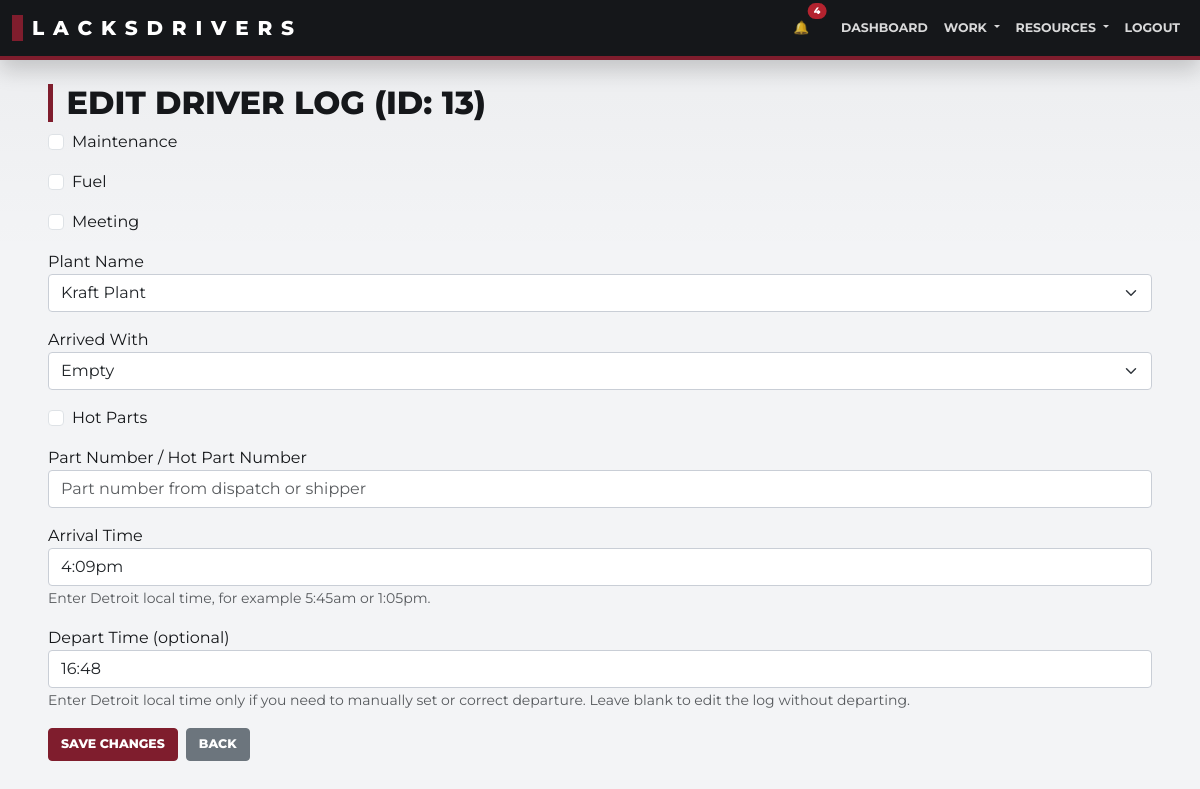
/edit_driver_log/13 (signed in), run on the app's committed database.
### app/models/log.py (models this page shows, shortened)
class DriverLog(db.Model):
    __tablename__ = "driver_log"
    id = db.Column(db.Integer, primary_key=True)
    driver_id = db.Column(db.Integer, db.ForeignKey("user.id"), nullable=False)
    date = db.Column(db.Date, nullable=False)
    arrive_time = db.Column(db.String(20))
    depart_time = db.Column(db.String(20))
    downtime_reason = db.Column(db.String(200), nullable=True)
    dock_wait_minutes = db.Column(db.Integer, nullable=True)
    part_number = db.Column(db.String(80), nullable=True)
    hot_parts = db.Column(db.Boolean, default=False)
    no_pickup = db.Column(db.Boolean, default=False)
    load_size = db.Column(db.String(80), nullable=False)
    depart_load_size = db.Column(db.String(80), nullable=True)
    secondary_load = db.Column(db.String(80), nullable=True)
    plant_name = db.Column(db.String(20), nullable=False)
    maintenance = db.Column(db.Boolean, default=False)
    fuel = db.Column(db.Boolean, default=False)
    meeting = db.Column(db.Boolean, default=False)
    created_at = db.Column(db.DateTime, default=datetime.utcnow)
    updated_at = db.Column(db.DateTime, onupdate=datetime.utcnow)
    deleted_at = db.Column(db.DateTime, nullable=True)
    deleted_by_id = db.Column(db.Integer, db.ForeignKey("user.id"), nullable=True)
    deleted_by = db.relationship("User", foreign_keys=[deleted_by_id])

### app/blueprints/driver/routes.py (the view, shortened to what this page needs)
@bp.route("/edit_driver_log/<int:log_id>", methods=["GET", "POST"])
@login_required
def edit_driver_log(log_id):
    log = _active_driver_logs_query().filter_by(id=log_id).first_or_404()
    if current_user.role == "driver" and log.driver_id != current_user.id:
        flash("Not authorized to edit someone else's log!", "danger")
        return redirect(url_for("driver.driver_logs"))
    form = DriverLogForm(obj=log)
    if request.method == "GET":
        form.arrive_time.data = _arrival_utc_to_local_hhmm(log.arrive_time)
    return render_template("edit_driver_log.html", form=form, log=log)

### app/blueprints/auth/routes.py (called while the page is built)
@login_manager.user_loader
def load_user(user_id):
    return User.query.get(int(user_id))

### app/blueprints/driver/routes.py (called while the page is built)
@bp.before_request
def require_driver_role_for_driver_actions():
    endpoint = (request.endpoint or "").removeprefix("driver.")
    if endpoint not in DRIVER_ONLY_ENDPOINTS:
        return None
    if restore_role_user("driver"):
        return None
    flash("Driver credentials required.", "warning")
    return redirect(
        url_for("auth.login", next=_requested_url(), required_role="driver")
    )

def _active_driver_logs_query():
    return DriverLog.query.filter(DriverLog.deleted_at.is_(None))

def _format_hhmm_12h(hhmm):
    if not hhmm:
        return ""
    try:
        return datetime.strptime(hhmm, "%H:%M").strftime("%I:%M%p").lower().lstrip("0")
    except ValueError:
        return hhmm

def _arrival_utc_to_local_hhmm(arrive_time):
    if not arrive_time:
        return ""
    try:
        dt_utc = pytz.utc.localize(datetime.strptime(arrive_time, "%Y-%m-%d %H:%M:%S"))
    except ValueError:
        return arrive_time
    local_tz = pytz.timezone("America/Detroit")
    return _format_hhmm_12h(dt_utc.astimezone(local_tz).strftime("%H:%M"))

### app/services/plant_addresses.py (called while the page is built)
def register_context_processors(app):
    @app.context_processor
    def inject_plant_addresses():
        return dict(PLANT_ADDRESSES=PLANT_ADDRESSES, PLANT_LABELS=PLANT_LABELS)

### app/services/role_session.py (called while the page is built)
def restore_role_user(required_role):
    return current_user.is_authenticated and current_user.role == required_role

### templates/edit_driver_log.html (shortened to what this page needs)
{% extends "base.html" %}
{% block content %}
<div class="container">
  <h2 class="mt-3">Edit Driver Log (ID: {{ log.id }})</h2>
  <form method="POST" action="">
    <div class="mb-3 form-check">
      {{ form.maintenance(class="form-check-input") }}
      {{ form.maintenance.label(class="form-check-label") }}
    </div>
    <div class="mb-3 form-check">
      {{ form.fuel(class="form-check-input") }}
      {{ form.fuel.label(class="form-check-label") }}
    </div>
    <div class="mb-3 form-check">
      {{ form.meeting(class="form-check-input") }}
      {{ form.meeting.label(class="form-check-label") }}
    </div>
    <div class="mb-3">
      {{ form.plant_name.label }}
      {{ form.plant_name(class="form-select") }}
    </div>
    <div class="mb-3">
      {{ form.load_size.label }}
      {{ form.load_size(class="form-select") }}
    </div>
    <div class="mb-3 form-check">
      {{ form.hot_parts(class="form-check-input") }}
      {{ form.hot_parts.label(class="form-check-label") }}
    </div>
    <div class="mb-3">
      {{ form.part_number.label }}
      {{ form.part_number(class="form-control", placeholder="Part number from dispatch or shipper") }}
    </div>
    <div class="mb-3">
      {{ form.arrive_time.label }}
      {{ form.arrive_time(class="form-control", placeholder="Example: 5:45pm") }}
      <small class="form-text text-muted">
Enter Detroit local time, for example 5:45am or 1:05pm.
      </small>
    </div>
    <div class="mb-3">
      {{ form.depart_time.label }}
      {{ form.depart_time(class="form-control", placeholder="Example: 5:45pm") }}
      <small class="form-text text-muted">
Enter Detroit local time only if you need to manually set or correct departure. Leave blank to edit the log without departing.
      </small>
    </div>
    <div class="d-flex gap-2 align-items-center">
      {{ form.submit(class="btn btn-primary", value="Save Changes") }}
      <a href="{{ url_for('driver.driver_logs') }}" class="btn btn-secondary">Back</a>
    </div>
  </form>
</div>
{% endblock %}

### static/css/style.css (style rules this page uses)
:root { --ld-ink: #15171a; --ld-panel: #202328; --ld-panel-2: #2d3138; --ld-maroon: #7f1d2d; --ld-maroon-dark: #5c1320; --ld-steel: #6f7782; --ld-line: #d9dde3; --ld-paper: #ffffff; --ld-bg: #f3f4f6; --ld-muted: #6b7280; --ld-success: #237a4b; --ld-warning: #d89a1d; --ld-danger: #b4232f; --ld-info: #2d6f8f; --bs-primary: var(--ld-maroon); --bs-secondary: var(--ld-steel); --bs-danger: var(--ld-danger); --bs-success: var(--ld-success); --bs-warning: var(--ld-warning); --bs-info: var(--ld-info); --bs-dark: var(--ld-ink); }
html, body { background: var(--ld-bg) !important; color: var(--ld-ink); }
body { font-family: Montserrat, Arial, sans-serif; }
.container > h1, .container > h2, .container > h3, .card-header, .table thead th { text-transform: uppercase; }
.container > h1, .container > h2, .container > h3 { color: var(--ld-ink); font-weight: 800; border-left: 5px solid var(--ld-maroon); padding-left: 0.85rem; }
.btn { border-radius: 4px !important; font-weight: 750 !important; text-transform: uppercase; font-size: 0.78rem !important; }
.btn-primary, .btn-success { background: var(--ld-maroon) !important; border-color: var(--ld-maroon) !important; }
.form-control, .form-select { border-radius: 4px !important; border-color: #c9ced6 !important; }

### templates/base.html (style rules this page uses)
body { font-family: 'Montserrat', sans-serif; background-color: #f9f9f9; margin: 0; padding: 0; }
.btn, .dropdown-item { overflow-wrap: normal; word-break: normal; }
.d-flex, .row, [class*="col-"] { min-width: 0; }

### data on the page
DriverLog: id "13", plant_name "Kraft Plant", load_size "Empty", arrive_time "4:09pm", depart_time "16:48"
